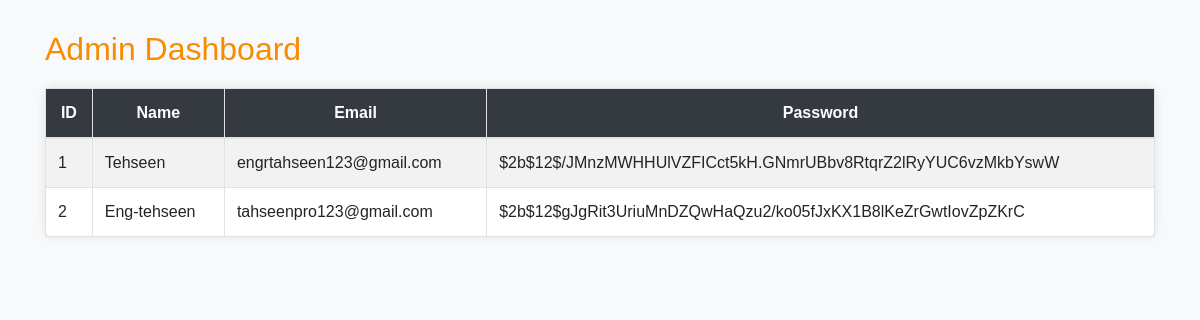
The page /admin_dashboard (signed in) on the database its author committed.
### app.py (models this page shows, shortened)
class User(db.Model):
    id = db.Column(db.Integer, primary_key=True)
    name = db.Column(db.String(100), nullable=False)
    email = db.Column(db.String(100), unique=True, nullable=False)
    password = db.Column(db.String(100), nullable=False)

### app.py (the view)
@app.route('/admin_dashboard')
def admin_dashboard():
    if 'admin_email' not in session:
        return redirect('/admin_login')
    users = User.query.all()
    return render_template('admin_dashboard.html', users=users)

### templates/admin_dashboard.html (shortened to what this page needs)
<!DOCTYPE html>
<html lang="en">
<head>
    <link rel="stylesheet" href="https://cdn.jsdelivr.net/npm/bootstrap@4.6.2/dist/css/bootstrap.min.css">
</head>
<body>
    <div class="container">
        <h2>Admin Dashboard</h2>
        <table class="table table-striped table-bordered">
            <thead>
                <tr>
                    <th>ID</th>
                    <th>Name</th>
                    <th>Email</th>
                    <th>Password</th>
                </tr>
            </thead>
            <tbody>
                {% for user in users %}
                <tr>
                    <td>{{ user.id }}</td>
                    <td>{{ user.name }}</td>
                    <td>{{ user.email }}</td>
                    <td>{{ user.password }}</td>
                </tr>
                {% endfor %}
            </tbody>
        </table>
    </div>
</body>
</html>

### templates/admin_dashboard.html (style rules this page uses)
body { background-color: #f8f9fa; font-family: Arial, sans-serif; }
.container { margin-top: 30px; }
h2 { color: #f88c00; margin-bottom: 20px; }
.table { background-color: #fff; border-radius: 8px; box-shadow: 0 0 10px rgba(0, 0, 0, 0.1); }
.table thead th { background-color: #343a40; color: #fff; text-align: center; }
.table tbody tr:nth-child(odd) { background-color: #f2f2f2; }

### rows shown on the page
User: id "1", name "Tehseen", email "engrtahseen123@gmail.com", password "$2b$12$/JMnzMWHHUlVZFICct5kH.GNmrUBbv8RtqrZ2lRyYUC6vzMkbYswW"
User: id "2", name "Eng-tehseen", email "tahseenpro123@gmail.com", password "$2b$12$gJgRit3UriuMnDZQwHaQzu2/ko05fJxKX1B8lKeZrGwtIovZpZKrC"
